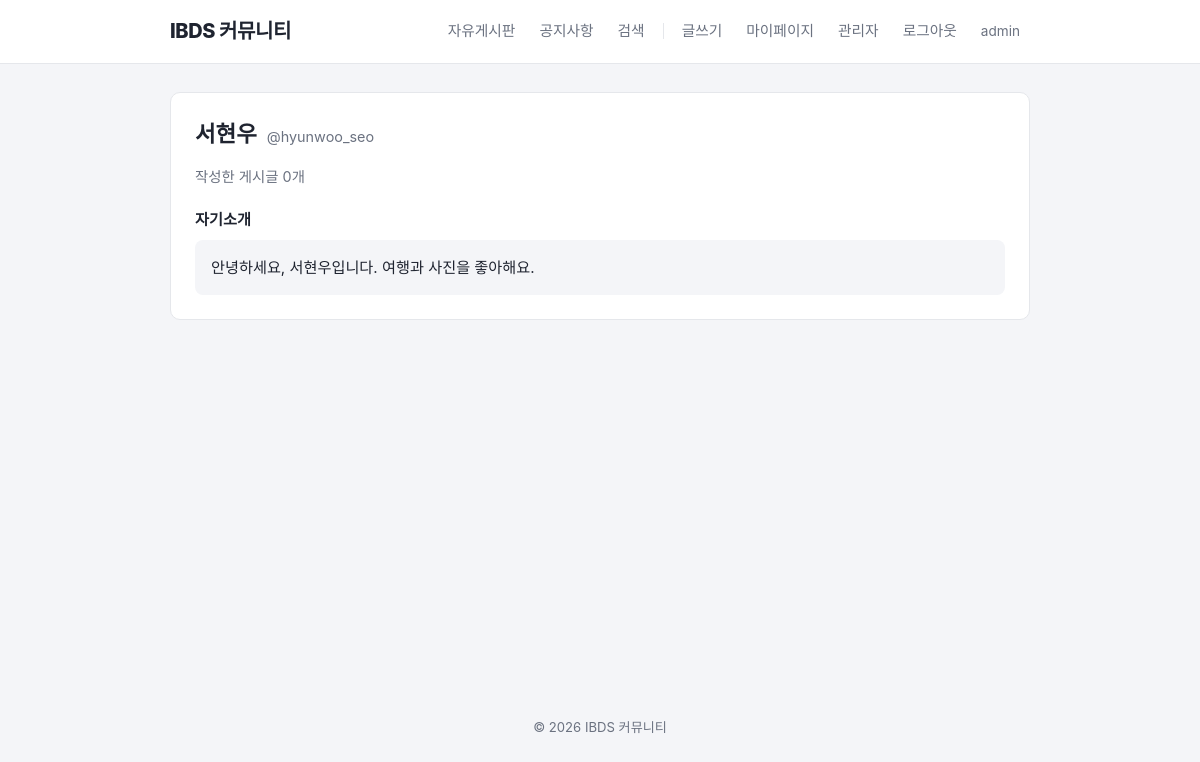
The app's page /profile.php?user=hyunwoo_seo (signed in) with its own data.
### tables this page shows
CREATE TABLE users (
  id INT AUTO_INCREMENT PRIMARY KEY,
  username VARCHAR(50) NOT NULL UNIQUE,
  password VARCHAR(255) NOT NULL,
  email VARCHAR(100) NOT NULL,
  nickname VARCHAR(50) NOT NULL,
  bio TEXT NULL DEFAULT NULL,
  is_admin TINYINT(1) NOT NULL DEFAULT 0,
  created_at DATETIME NOT NULL DEFAULT CURRENT_TIMESTAMP
);

### src/profile.php (the view, shortened to what this page needs)
<?php
require_once __DIR__ . '/config/db.php';
require __DIR__ . '/includes/header.php';
$username = $_GET['user'] ?? '';
$sql = "SELECT * FROM users WHERE username='" . $username . "'";
$result = mysqli_query($conn, $sql);
$user = mysqli_fetch_assoc($result);
$countResult = mysqli_query($conn, "SELECT COUNT(*) AS cnt FROM posts WHERE user_id=" . (int) $user['id']);
$postCount = mysqli_fetch_assoc($countResult)['cnt'];
?>
<div class="card">
<div class="profile-header">
<h2 class="page-title" style="margin:0;"><?php echo htmlspecialchars($user['nickname'], ENT_QUOTES); ?></h2>
<span class="username">@<?php echo htmlspecialchars($user['username'], ENT_QUOTES); ?></span>
</div>
<p class="profile-stat">작성한 게시글 <?php echo (int) $postCount; ?>개</p>
<h3 style="font-size:0.95rem;margin-bottom:8px;">자기소개</h3>
<div class="bio-box"><?php echo $user['bio']; ?></div>
</div>
<?php require __DIR__ . '/includes/footer.php'; ?>

### src/assets/css/style.css (style rules this page uses)
:root { --bg: #f4f5f8; --surface: #ffffff; --text: #1f2430; --muted: #6b7280; --border: #e5e7eb; --primary: #4f46e5; --primary-hover: #4338ca; --primary-soft: #eef2ff; --danger: #dc2626; --danger-bg: #fef2f2; --success: #16a34a; --success-bg: #f0fdf4; --notice: #b45309; --notice-bg: #fffbeb; --free: #2563eb; --free-bg: #eff6ff; --radius: 10px; }
* { box-sizing: border-box; }
html, body { height: 100%; }
body { margin: 0; background: var(--bg); color: var(--text); font-family: "Noto Sans KR", "Pretendard", -apple-system, "Segoe UI", system-ui, sans-serif; line-height: 1.55; display: flex; flex-direction: column; min-height: 100vh; }
h2.page-title { font-size: 1.4rem; font-weight: 700; margin: 0 0 16px; }
.card { background: var(--surface); border: 1px solid var(--border); border-radius: var(--radius); padding: 24px; }
.profile-header { display: flex; align-items: baseline; gap: 10px; margin-bottom: 4px; }
.profile-header .username { color: var(--muted); font-size: 0.9rem; }
.profile-stat { color: var(--muted); font-size: 0.9rem; margin-bottom: 20px; }
.bio-box { background: var(--bg); border-radius: 8px; padding: 16px; font-size: 0.95rem; }

### records on screen
users: nickname "서현우", username "hyunwoo_seo", bio "안녕하세요, 서현우입니다. 여행과 사진을 좋아해요."

### other values on screen
$_SESSION['username'] "admin"
$postCount "0"
